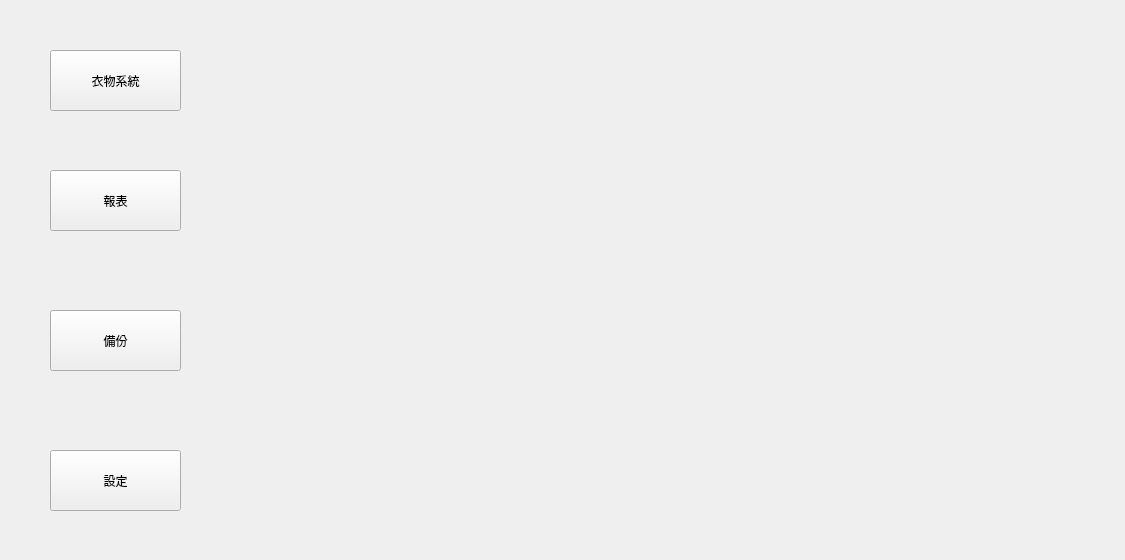
<?xml version="1.0" encoding="UTF-8"?>
<ui version="4.0">
 <class>Form</class>
 <widget class="QWidget" name="Form">
  <property name="geometry">
   <rect>
    <x>0</x>
    <y>0</y>
    <width>1125</width>
    <height>560</height>
   </rect>
  </property>
  <property name="windowTitle">
   <string>Form</string>
  </property>
  <widget class="QPushButton" name="pushButton">
   <property name="geometry">
    <rect>
     <x>50</x>
     <y>50</y>
     <width>131</width>
     <height>61</height>
    </rect>
   </property>
   <property name="text">
    <string>衣物系統</string>
   </property>
  </widget>
  <widget class="QPushButton" name="pushButton_2">
   <property name="geometry">
    <rect>
     <x>50</x>
     <y>310</y>
     <width>131</width>
     <height>61</height>
    </rect>
   </property>
   <property name="text">
    <string>備份</string>
   </property>
  </widget>
  <widget class="QPushButton" name="pushButton_3">
   <property name="geometry">
    <rect>
     <x>50</x>
     <y>450</y>
     <width>131</width>
     <height>61</height>
    </rect>
   </property>
   <property name="text">
    <string>設定</string>
   </property>
  </widget>
  <widget class="QPushButton" name="pushButton_4">
   <property name="geometry">
    <rect>
     <x>50</x>
     <y>170</y>
     <width>131</width>
     <height>61</height>
    </rect>
   </property>
   <property name="text">
    <string>報表</string>
   </property>
  </widget>
 </widget>
 <resources/>
 <connections/>
</ui>
